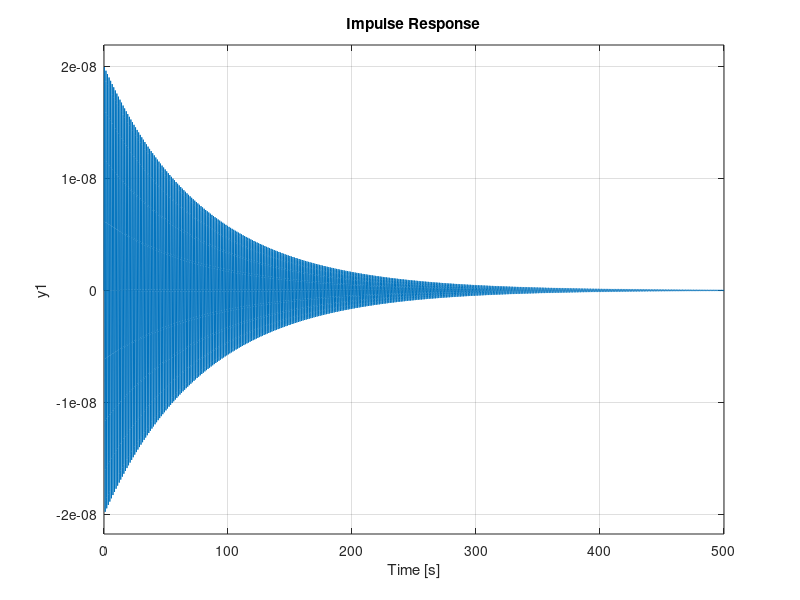
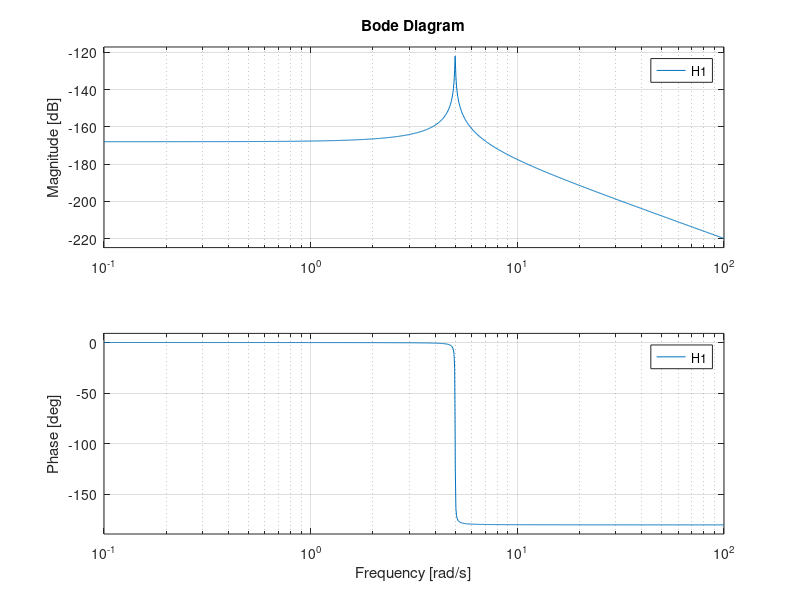
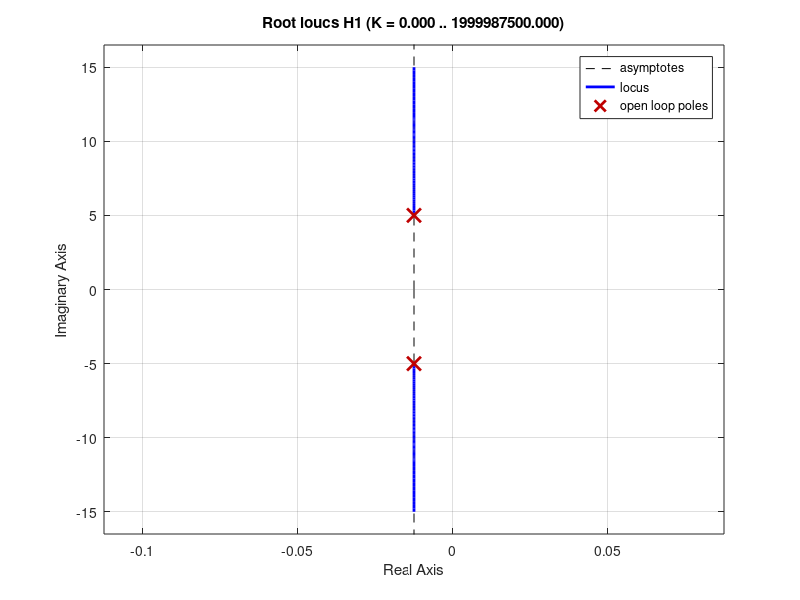
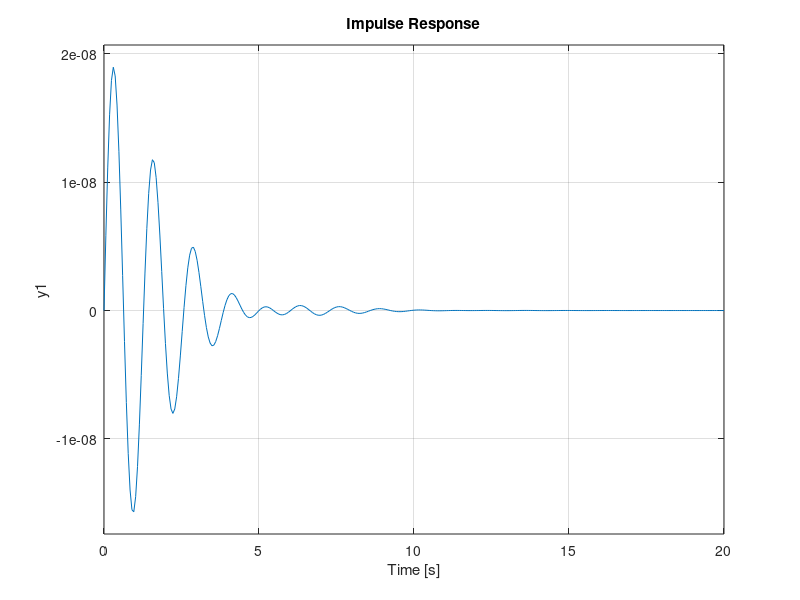

MATLAB code to generate these figures, in order: (Note: this script raises an error after producing the figures.)
% clear all vars and plots
close all; clear all; clc;

% use s method for writing transfer functions
s = tf('s');

% given fixed parameters
M1 = 10e6; % metric tons converted to kg
k1 = 250e6; % N/m
b1 = 250e3; % N*s/m

% tune these
M2 = 0.1*M1;
k2 = 1;
b2base = b1;

%********************************
% free system (no TMD)
%********************************
H1 = (1/M1)/(s^2+(b1/M1)*s+(k1/M1))
impulse(H1)
figure
bode(H1)
figure
rlocus(H1)

%********************************
% passive sytem
%********************************

% true to run test, false to see plots at tuned value
mintest = false; 

if (mintest == true)
	minsettletime = 1e8; % make this a big number
	
	% first run: settle time = 29.48s
	%kvalues = [0:10]; % this gives 7
	%bvalues = [0:10]; % this gives 6

	% second run: settle time = 4.66s
	%kvalues = [6:0.01:8]; % this gives 7.30
	%bvalues = [5:0.01:7]; % this gives 6.33

	% third run: settle time = 4.66s
	%kvalues = [7.29:0.0001:7.31]; % this gives 7.2999
	%bvalues = [6.32:0.0001:6.34]; % this gives 6.3300
	%kvalues = [7.2998:0.000001:7.3000]; % this gives 7.299999
	%bvalues = [6.3299:0.000001:6.3301]; % this gives 6.329927

	% fourth run (actual values now): settle time = 4.66s
	kvalues = [round(1*10^7.299998):round(1*10^7.300000)]; % 19952535
	bvalues = [round(1*10^6.329926):round(1*10^6.329928)]; % 2137605

		%kvalues = [-6:6]; % this gives -1
		%bvalues = [-3:3]; % this gives 1

		% second run, fine tune
		%kvalues = [250e4:1e6:250e6];
		%bvalues = [250e1:1e3:250e3];

		% second run, fine tune - this takes awhile, look at optimization
		%Mvalues = [6];
		%kvalues = [6:0.001:8]; % this gives 7.40
		%bvalues = [5:0.001:7]; % this gives 5.65

	% second run, fine tune: settle time = 4.66 sec
	%kvalues = [6:0.1:8]; % this gives 
	%bvalues = [5:0.1:7]; % this gives 

	% third run, more fine tune:

	% third run, more fine tune
	%kvalues = [7.3:0.01:7.5]; % this gives 7.40
	%bvalues = [5.6:0.01:5.8]; % this gives 5.65
	%kvalues = [7.3:0.001:7.5]; % this gives 7.
	%bvalues = [5.6:0.001:5.8]; % this gives 5.

	% third run, more fine tune
	%kvalues = [7.39:0.001:7.41]; % this gives 7.405
	%bvalues = [5.64:0.001:5.66]; % this gives 5.640

	% fourth run, more fine tune
	%kvalues = [7.404:0.0001:7.406]; % this gives 7.4054
	%bvalues = [5.639:0.0001:5.641]; % this gives 5.6390
	%bvalues = [5.6:0.01:5.7]; % this gives 5.62 **???
	%bvalues = [5.6:0.001:5.7]; % this gives 5.631 **???

	% fifth run, more fine tune
	%Mvalues = [6];
	%kvalues = [7.4053:0.00001:7.4055]; % this gives 7.40542
	%bvalues = [5.6389:0.00001:5.6391]; % this gives 5.63890

	% sixth run, more fine tune (not changing much here)
	%Mvalues = [6];
	%kvalues = [7.405419:0.000001:7.405421]; % this gives 7.405421
	%bvalues = [5.63889:0.000001:5.63891]; % this gives 5.638890

else
	%bvalues = 14.224; % this was calculated using mintest (OLD don't use)
	%bvalues = 5.65;
	%kvalues = 7.4;

	kvalues = 19952535;
	bvalues = 2137605;
end

%for (Mval = Mvalues)
	%M2 = 1*10^Mval; % max M is always best

for (bval = bvalues)
	%b2 = bval*b2base;
	%b2 = b1*10^bval
	%b2 = 1*10^bval;
	b2=bval;

for (kval = kvalues)
	%k2 = k1*10^kval;
	%k2 = 1*10^kval;
	k2=kval;

	% using state space model for TMD (no a(t) function)
	A = [0 1 0 0; -(k1+k2)/M1 -(b1+b2)/M1 k2/M1 b2/M1; 0 0 0 1;...
		k2/M2 b2/M2 -k2/M2 -b2/M2];
	B = [0; 1/M1; 0; 0];
	C = [1 0 0 0]; % one output: x1
	D = [0];
	sys = ss(A,B,C,D);

	if (mintest == true)
		%[y,t] = impulse(sys);

		% this is broken when there are small oscillations in beginning
		%[pks,locs] = findpeaks(y);
		%ysettle = 0.02*max(pks);
		%for (idx = 1:length(pks))
			%if (pks(idx) <= ysettle)
				%break;
			%end
		%end
		%settletime = t(locs(idx));
		S = stepinfo(sys); % step response very similar to impulse
		settletime = S.SettlingTime;
		if (settletime < minsettletime)
			minsettletime = settletime
			minbval = bval
			minkval = kval
			%minMval = Mval
		end
	else
		tf(sys)
		figure
		impulse(sys)
		figure
		bode(sys)

		damp(sys) % this shows info on damping/freq/time const for each pole
	end
	
end

end % end kvalues
%end % end Mvalues

if (mintest == true)
	minsettletime
	%minMval
	minkval
	minbval
end

%********************************
% active system
%********************************

%if false

% using full state space model with both F(t) and a(t)
A = [0 1 0 0; -(k1+k2)/M1 -(b1+b2)/M1 k2/M1 b2/M1; 0 0 0 1;...
	k2/M2 b2/M2 -k2/M2 -b2/M2];
B = [0 0; 1/M1 -1/M1; 0 0; 0 1/M2];
C = [1 0 0 0]; % one output: x1
D = [0 0]; % two inputs; F a
sys = ss(A,B,C,D)
[snum,sden] = ss2tf(double(sys.A),double(sys.B),double(sys.C),double(sys.D),1) % X1/F
tfw = tf(snum,sden)
[snum,sden] = ss2tf(double(sys.A),double(sys.B),double(sys.C),double(sys.D),2) % X1/a
tfa = tf(snum,sden)

figure
impulse(sys)
figure
bode(sys)
figure
rlocus(tfw)
figure
rlocus(tfa)

%end
